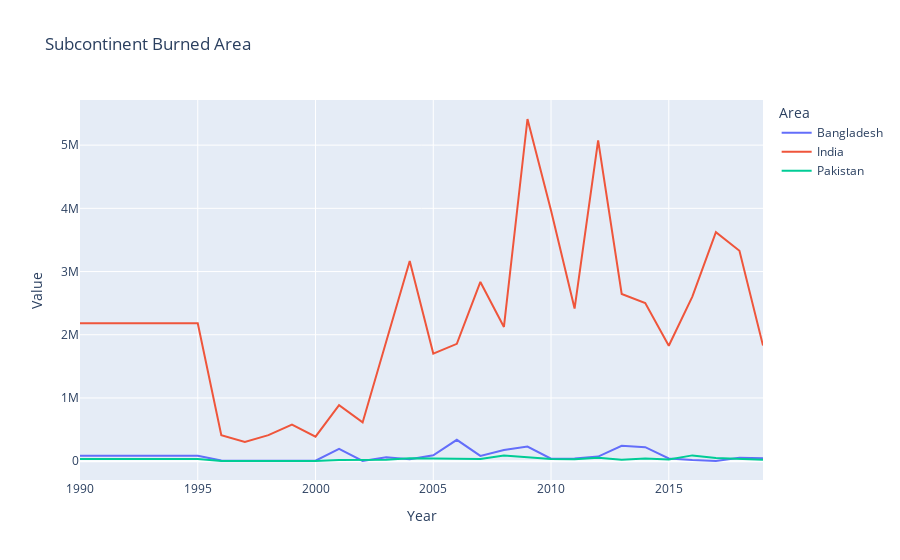

Here is the notebook cell this chart was saved with:
### Markdown cell above
# Graph of subcontinent countries showing yearly fire area

### Code cell
fig = px.line(df2, x="Year", y="Value",color='Area', title='Subcontinent Burned Area')
fig.show()

### Figure 1 — Plotly figure (JSON) as saved in the notebook; plotly's stock layout.template omitted (floating-point values rounded to 4 significant figures)
{"data": [{"hovertemplate": "Area=Bangladesh<br>Year=%{x}<br>Value=%{y}<extra></extra>", "legendgroup": "Bangladesh", "line": {"color": "#636efa", "dash": "solid"}, "marker": {"symbol": "circle"}, "mode": "lines", "name": "Bangladesh", "orientation": "v", "showlegend": true, "type": "scatter", "x": [1990, 1991, 1992, 1993, 1994, 1995, 1996, 1997, 1998, 1999, 2000, 2001, 2002, 2003, 2004, 2005, 2006, 2007, 2008, 2009, 2010, 2011, 2012, 2013, 2014, 2015, 2016, 2017, 2018, 2019], "xaxis": "x", "y": [84750.0, 84750.0, 84750.0, 84750.0, 84750.0, 84750.0, 9140.0, 10080.0, 8939.0, 12680.0, 8010.0, 193200.0, 3768.0, 59740.0, 28140.0, 91810.0, 337600.0, 83630.0, 176000.0, 230800.0, 37810.0, 41670.0, 72540.0, 241700.0, 220200.0, 43290.0, 16490.0, 3854.0, 52410.0, 44020.0], "yaxis": "y"}, {"hovertemplate": "Area=India<br>Year=%{x}<br>Value=%{y}<extra></extra>", "legendgroup": "India", "line": {"color": "#EF553B", "dash": "solid"}, "marker": {"symbol": "circle"}, "mode": "lines", "name": "India", "orientation": "v", "showlegend": true, "type": "scatter", "x": [1990, 1991, 1992, 1993, 1994, 1995, 1996, 1997, 1998, 1999, 2000, 2001, 2002, 2003, 2004, 2005, 2006, 2007, 2008, 2009, 2010, 2011, 2012, 2013, 2014, 2015, 2016, 2017, 2018, 2019], "xaxis": "x", "y": [2183000.0, 2183000.0, 2183000.0, 2183000.0, 2183000.0, 2183000.0, 410100.0, 302000.0, 411900.0, 577100.0, 387100.0, 886000.0, 612500.0, 1869000.0, 3166000.0, 1702000.0, 1856000.0, 2835000.0, 2123000.0, 5413000.0, 3967000.0, 2414000.0, 5075000.0, 2646000.0, 2501000.0, 1826000.0, 2603000.0, 3624000.0, 3328000.0, 1829000.0], "yaxis": "y"}, {"hovertemplate": "Area=Pakistan<br>Year=%{x}<br>Value=%{y}<extra></extra>", "legendgroup": "Pakistan", "line": {"color": "#00cc96", "dash": "solid"}, "marker": {"symbol": "circle"}, "mode": "lines", "name": "Pakistan", "orientation": "v", "showlegend": true, "type": "scatter", "x": [1990, 1991, 1992, 1993, 1994, 1995, 1996, 1997, 1998, 1999, 2000, 2001, 2002, 2003, 2004, 2005, 2006, 2007, 2008, 2009, 2010, 2011, 2012, 2013, 2014, 2015, 2016, 2017, 2018, 2019], "xaxis": "x", "y": [35140.0, 35140.0, 35140.0, 35140.0, 35140.0, 35140.0, 3940.0, 2263.0, 4878.0, 6718.0, 4173.0, 19170.0, 27230.0, 23920.0, 45600.0, 46760.0, 36900.0, 34410.0, 89130.0, 60880.0, 32930.0, 28480.0, 53900.0, 20890.0, 42170.0, 24790.0, 91010.0, 49460.0, 32510.0, 22430.0], "yaxis": "y"}], "layout": {"legend": {"title": {"text": "Area"}, "tracegroupgap": 0}, "title": {"text": "Subcontinent Burned Area"}, "xaxis": {"anchor": "y", "domain": [0, 1], "title": {"text": "Year"}}, "yaxis": {"anchor": "x", "domain": [0, 1], "title": {"text": "Value"}}}}
